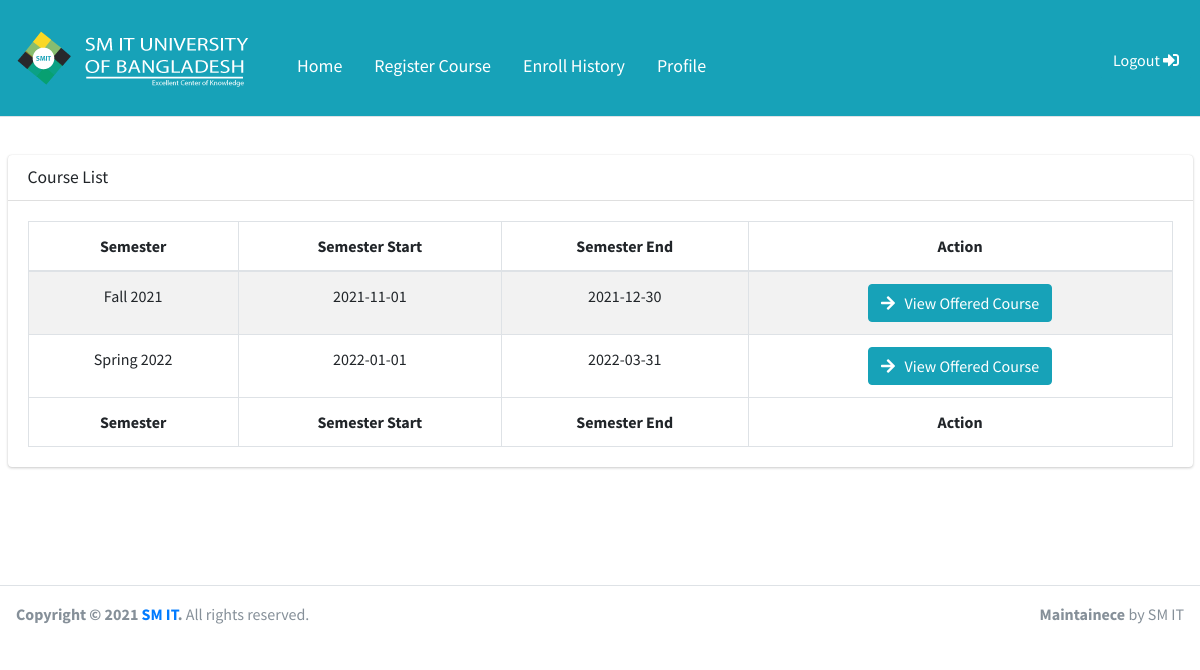
Page /student/peakcourse_by_semester.php (signed in) on the committed database.
### tables this page shows
CREATE TABLE `semesters` (
  `id` int(11) NOT NULL,
  `semester_name` varchar(50) NOT NULL,
  `dept_id` int(11) NOT NULL,
  `program_id` int(11) NOT NULL,
  `semester_year` year(4) NOT NULL,
  `syl_id` int(11) NOT NULL,
  `start_date` varchar(55) NOT NULL,
  `end_date` varchar(55) NOT NULL,
  `regi_deadline` datetime NOT NULL,
  `status` int(10) NOT NULL DEFAULT 0,
  `created_at` timestamp NOT NULL DEFAULT current_timestamp()
);

### Database/db.php (called while the page is built, shortened)
<?php
 class Database{
 	public $host     = mysql_host;
 	public $user     = mysql_user;
 	public $password = mysql_pass;
 	public $dbname   = mysql_db;
 	public $link;
 	public function ConnectDB(){
 		$this->link = new mysqli($this->host, $this->user, $this->password, $this->dbname);
 	}
  public function select($query){
    $select_row = $this->link->query($query)  or die($this->link->error.__LINE__);
    if ($select_row->num_rows>0) {
        return $select_row;
    }
     else{
      return false;
    }
  }
 }
?>

### student/peakcourse_by_semester.php (the view, shortened to what this page needs)
<?php
require '../Database/db.php';
?>
  <?php
    $db = new Database();
  ?>
<!DOCTYPE html>
<html lang="en">
<head>
  <link rel="stylesheet" href="../plugins/fontawesome-free/css/all.min.css">
  <link rel="stylesheet" href="../plugins/overlayScrollbars/css/OverlayScrollbars.min.css">
  <link rel="stylesheet" href="../dist/css/adminlte.min.css">
</head>
<body class="hold-transition sidebar-mini layout-fixed layout-navbar-fixed layout-footer-fixed">
  <nav class="main-header navbar navbar-expand navbar-white navbar-light"  style="background: #17A2B8; margin-left: 0;line-height: 100px;">
    <ul class="navbar-nav">
      <li>
        <a href="home.php">
           <img src="../dist/img/logo.png" alt="Logo" class="logo" style="width: 100%;border-radius: 20px;">
        </a>
      </li>
      <li class="nav-item d-none d-sm-inline-block">
        <a href="home.php" class="nav-link" style="color: #ffff; font-size: 18px">Home</a>
      </li>
      <li class="nav-item d-none d-sm-inline-block">
        <a href="peakcourse_by_semester.php" class="nav-link" style="color: #ffff; font-size: 18px">Register Course</a>
      </li>
      <li class="nav-item d-none d-sm-inline-block">
        <a href="course_history.php" class="nav-link" style="color: #ffff; font-size: 18px">Enroll History</a>
      </li>
      <li class="nav-item d-none d-sm-inline-block">
        <a href="profile.php" class="nav-link" style="color: #ffff; font-size: 18px">Profile
       </a>
      </li>
    </ul>
      <ul class="navbar-nav ml-auto">
        <a href="?action=logout">
         <button type="button" class="btn btn-info" data-toggle="modal" data-target="#modal-info">
       <li class="nav-item d-none d-sm-inline-block"> Logout  <i class="fas fa-sign-in-alt"></i>
       </li>
      </button>
      </a>
      </ul>
  </nav>
    <div class="content-header">
    </div>
 <section class="content"  style=" min-height: 430px">
      <div class="container-fluid">
         <div class="card">
              <div class="card-header">
                <h3 class="card-title">Course List</h3>
              </div>
              <div class="card-body">
              <?php
                $query="SELECT * FROM semesters";
                $semestar =$db->select($query);
                if ($semestar) {
              ?>
                <table id="example1" class="table table-bordered table-striped" style="text-align: center;">
                  <thead>
                  <tr>
                    <th>Semester </th>
                    <th>Semester Start</th>
                    <th>Semester End</th>
                    <th>Action</th>
                  </tr>
                  </thead>
                  <tbody>
              <?php
                $date = date("Y-m-d");
              while ($semestardata = $semestar->fetch_assoc())
              if ($semestardata['status']==1 &&  strtotime($date)<strtotime($semestardata['regi_deadline'])) {
             { ?>
                <tr>
                   <td><?php echo $semestardata['semester_name']?>   <?php echo $semestardata['semester_year']?></td>
                   <td><?php echo $semestardata['start_date']?></td>
                   <td><?php echo $semestardata['end_date']?></td>
                   <td style="text-align: center;">
                  <a href="course.php?sem_id=<?php echo $semestardata['id']?>"><button type="button" class="btn btn-info">
                  <i class="fa fa-arrow-right" aria-hidden="true"></i> &nbsp; View Offered Course
                   </button>
                </a>
              </td>
                </tr>
                <?php }}?>
                  </tbody>
                  <tfoot>
                  <tr>
                    <th>Semester </th>
                    <th>Semester Start</th>
                    <th>Semester End</th>
                    <th>Action</th>
                  </tr>
                  </tfoot>
                </table>
              <?php }else{ ?>
                  <button type="button" class="btn btn-info"> </i> &nbsp; Sorry! Semester Not Found!
                   </button>
            <?php  }?>
              </div>
            </div>
      </div>
  </section>
  <footer class="main-footer"style="margin-left: 0">
    <strong>Copyright &copy; 2021 <a href="#">SM IT</a>.</strong>
    All rights reserved.
    <div class="float-right d-none d-sm-inline-block">
      <b>Maintainece</b>  by SM IT
    </div>
  </footer>
</body>
</html>

### rows in the picture
semesters: semester_name "Fall", semester_year "2021", start_date "2021-11-01", end_date "2021-12-30"
semesters: semester_name "Spring", semester_year "2022", start_date "2022-01-01", end_date "2022-03-31"
